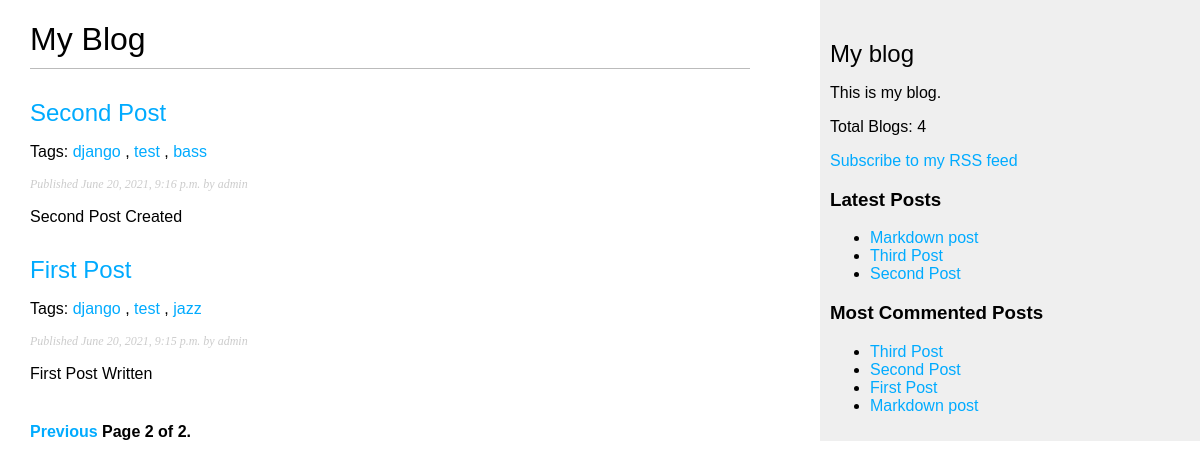
Screenshot of /blog/?page=2 with the database file from the repository.
### blog/models.py (models this page shows, shortened)
class Post(models.Model):
    STATUS_CHOICES = (
        ('draft', 'Draft'),
        ('published', 'Published'),
    )
    title = models.CharField(max_length=250)
    slug = models.SlugField(max_length=250, unique_for_date = 'publish')
    author = models.ForeignKey(User, on_delete=models.CASCADE, related_name='blog_posts')
    body = models.TextField()
    publish = models.DateTimeField(default=timezone.now)
    created = models.DateTimeField(auto_now_add=True)
    updated = models.DateTimeField(auto_now=True)
    status = models.CharField(max_length=10, choices=STATUS_CHOICES, default='draft')
    tags = TaggableManager()
    objects = models.Manager()
    published = PublishedManager()
    class Meta:
        ordering = ('-publish',)
    def get_absolute_url(self):
        return reverse('blog:post_detail', args=[self.publish.year, self.publish.month, self.publish.day, self.slug])

### blog/views.py (the view)
# urls.py: path('', views.post_list, name='post_list'),
def post_list(request, tag_slug = None):
    object_list = Post.published.all()
    tag = None
    if tag_slug:
        tag = get_object_or_404(Tag, slug=tag_slug)
        object_list = object_list.filter(tags__in=[tag])
    paginator = Paginator(object_list, 2) # 2 Posts per page
    page = request.GET.get('page')
    try:
        posts = paginator.page(page)
    except  PageNotAnInteger:
        posts = paginator.page(1)
    return render(request, 'blog/post/list.html', {'page': page, 'posts': posts, 'tag': tag})

### blog/models.py (called while the page is built)
    def get_queryset(self):
        return super().get_queryset().filter(status='published')

### blog/templatetags/blog_tags.py (called while the page is built)
@register.simple_tag
def total_posts():
    return Post.published.count()

@register.inclusion_tag('blog/post/latest_posts.html')
def show_latest_posts(count=5):
    latest_posts = Post.published.order_by('-publish')[:count]
    return {'latest_posts': latest_posts}

@register.simple_tag
def get_most_commented_posts(count=5):
    return Post.published.annotate(total_comments=Count('comments')).order_by('-total_comments')[:count]

@register.filter(name='markdown')
def markdown_format(text):
    return mark_safe(markdown.markdown(text))

### blog/templates/blog/post/list.html (shortened to what this page needs)
{% extends "blog/base.html" %}
{% load blog_tags %}
{% block content %}
<h1>My Blog</h1>
{% for post in posts %}
<h2>
    <a href="{{ post.get_absolute_url}}">{{post.title}}</a>
</h2>
<p class="tags">Tags: {% for tag in post.tags.all %}
    <a href="{% url 'blog:post_list_by_tag' tag.slug %}">{{tag.name}}</a>
    {% if not forloop.last %}, {% endif %}
    {% endfor %}
</p>
<p class="date">Published {{post.publish}} by {{post.author}}</p>
{{post.body|markdown|truncatewords_html:30}}
{% endfor %}
{% include "blog/pagination.html" with page=posts %}
{% endblock %}

### blog/templates/blog/base.html (shortened to what this page needs)
<!DOCTYPE html>
{% load blog_tags %}
{% load static %}
<html>
<head>
  <link href="{% static 'css/blog.css' %}" rel="stylesheet" />
</head>
<body>
  <div id="content">{% block content %} {% endblock %}</div>
  <div id="sidebar">
    <h2>My blog</h2>
    <p>This is my blog.</p>
    <p>Total Blogs: {% total_posts %}</p>
    <p>
      <a href="{% url "blog:post_feed" %}">Subscribe to my RSS feed</a>
    </p>
    <h3>Latest Posts</h3>
    {% show_latest_posts 3 %}
    <h3>Most Commented Posts</h3>
    {% get_most_commented_posts as most_commented_posts %}
    <ul>
      {% for post in most_commented_posts %}
      <li>
        <a href="{{post.get_absolute_url}}">{{post.title}}</a>
      </li>
      {% endfor %}
    </ul>
  </div>
</body>
</html>

### blog/templates/blog/post/latest_posts.html
<ul>
    {% for post in latest_posts %}
    <li>
        <a href="{{post.get_absolute_url}}">{{post.title}}</a>
    </li>
    {% endfor %}
</ul>

### blog/static/css/blog.css (style rules this page uses)
body { margin: 0; padding: 0; font-family: helvetica, sans-serif; }
a { color: #00abff; text-decoration: none; }
h1 { font-weight: normal; border-bottom: 1px solid #bbb; padding: 0 0 10px 0; }
h2 { font-weight: normal; margin: 30px 0 0; }
#content { float: left; width: 60%; padding: 0 0 0 30px; }
#sidebar { float: right; width: 30%; padding: 10px; background: #efefef; height: 100%; }
p.date { color: #ccc; font-family: georgia, serif; font-size: 12px; font-style: italic; }

### rows the page displays
Post: title "Second Post", publish "June 20, 2021, 9:16 p.m.", author "admin", body "Second Post Created"
Tag: name "django"
Tag: name "test"
Tag: name "bass"
Post: title "First Post", publish "June 20, 2021, 9:15 p.m.", author "admin", body "First Post Written"
Tag: name "jazz"
Post: title "Markdown post"
Post: title "Third Post"

### other values shown
{{ page.number }} "2"
{{ page.paginator.num_pages }} "2"
